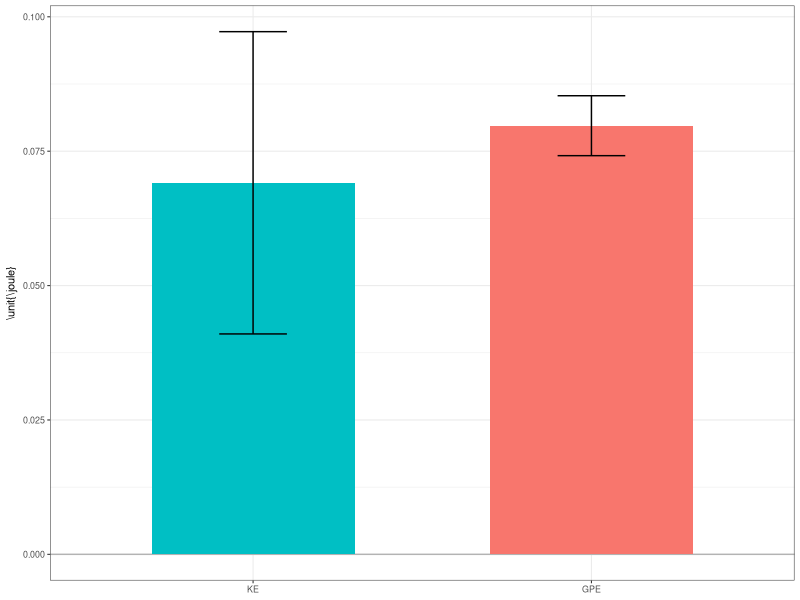

R code for this plot:
library(ggplot2)
library(dplyr)
library(tidyr)

raw <- read.csv('fig8.csv',header=TRUE)
data <- tibble(raw)
m = 0.0055
g = 9.81

data <- mutate(data,
     KE = 1/2*m*v_ms^2,
     GPE = m*g*h_m)

print(summarize(data,
	meanKE = mean(KE),
	sdKE = sd(KE),
	meanGPE = mean(GPE),
	sdGPE = sd(GPE)))

longer <- data %>%
       select(KE, GPE, trial) %>%
       pivot_longer(
	cols=c(KE,GPE),
	values_to='E'
	)

fig8 <- ggplot(longer,aes(x=name,y=E,fill=name))+
     geom_hline(yintercept=0,color='gray70')+
     stat_summary(fun=mean,geom="bar",width=0.6)+
     stat_summary(fun.data = mean_sdl, fun.args=list(mult=1),
     			   geom="errorbar",width=0.2)+
     theme_bw(base_size=8)+
     scale_x_discrete(limits=c("KE","GPE"),labels=c('KE','GPE'))+
     ylab('\\unit{\\joule}')+
     theme(legend.position="none",
	axis.title.x=element_blank(),
	axis.title.y=element_text(margin=margin(t=0,r=4,b=0,l=0)))
ggsave('fig8.svg',plot=fig8,width=3.4167,height=2,units="in")
